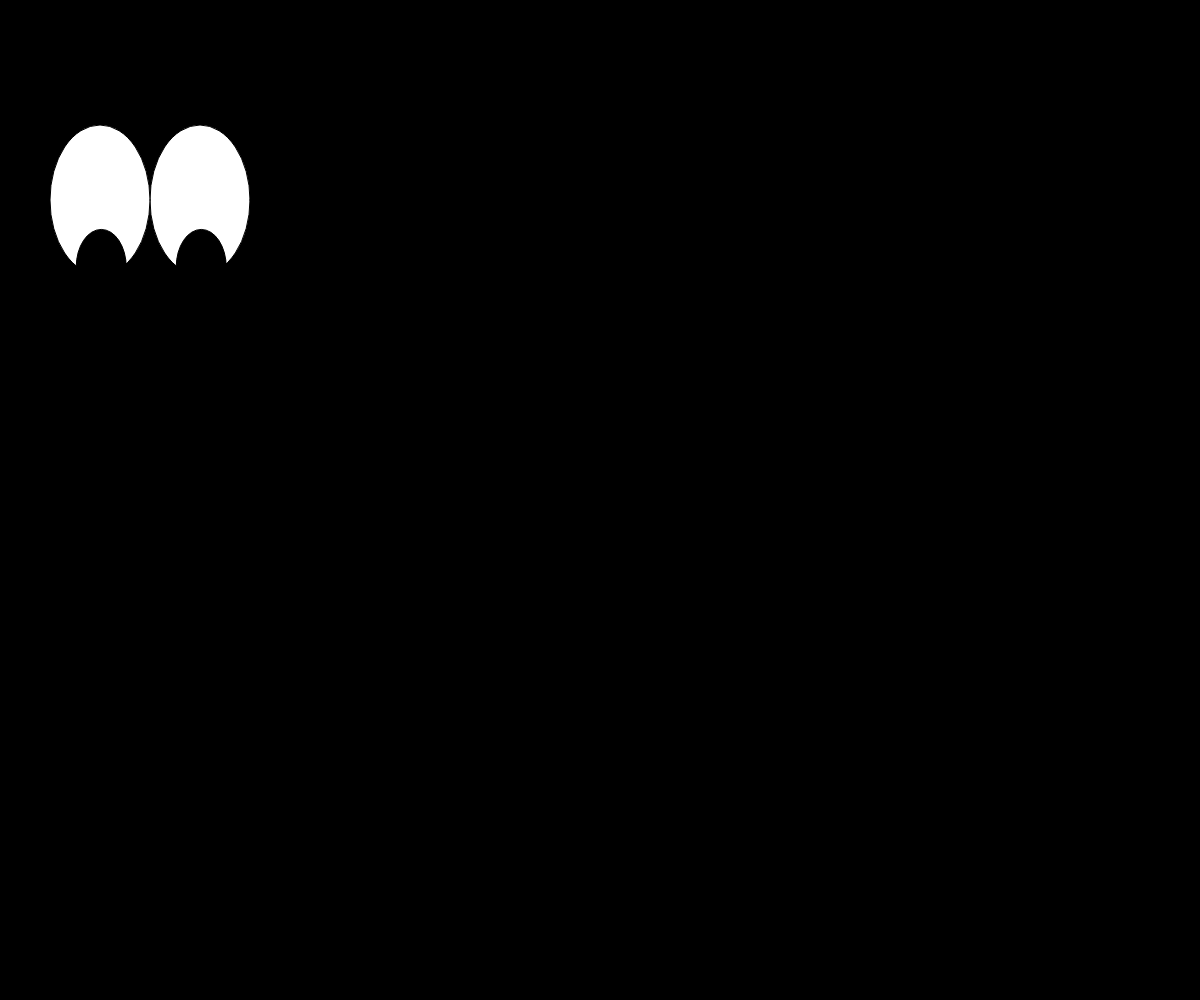
Frame 1 (no input)
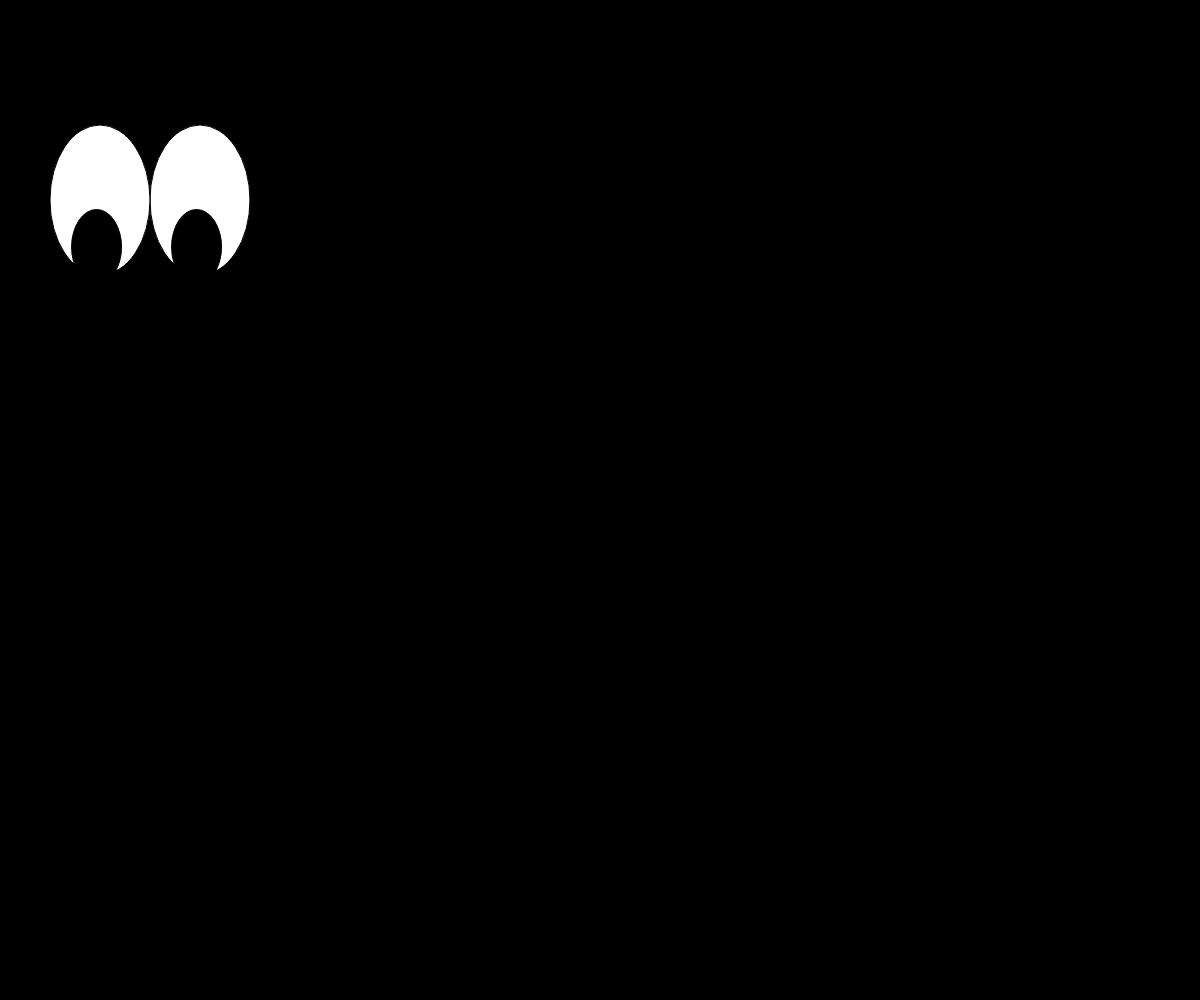
Frame 60 (no input)
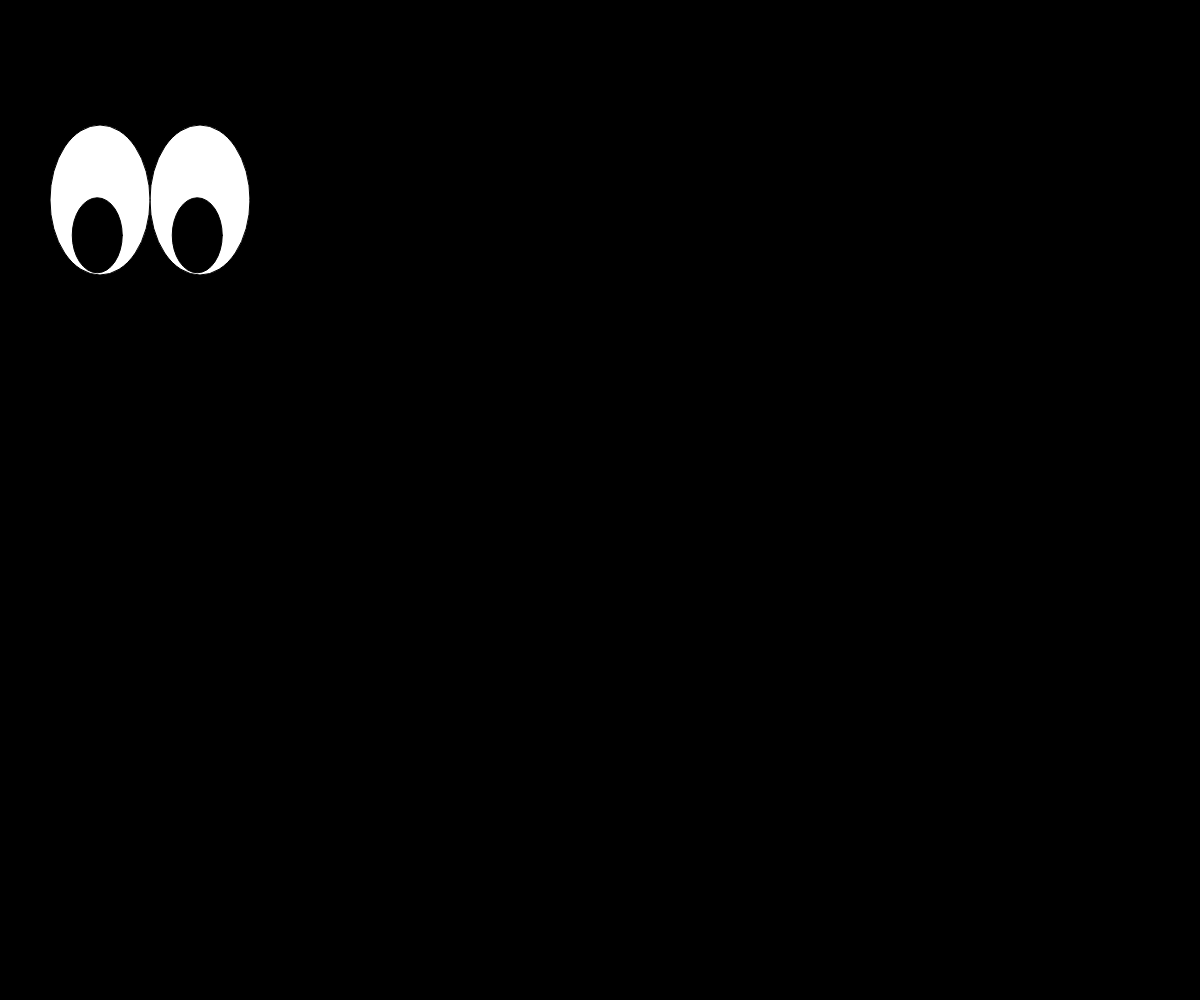
Frame 120 (the mouse pressed at the canvas centre since frame 60)

The p5.js sketch that drew these frames (run headless with seeded random() and noise() and a simulated clock; from frame 60 on, the mouse is pressed at the canvas centre):

// p5.js sketch
// ── sketch.js
let eye1;
let eye2;

function setup() {
  createCanvas(windowWidth, windowHeight);
  angleMode(DEGREES);
  colorMode(HSB);

  eye1 = new EyeBall(200,200,100,150,0,100);
  eye2 = new EyeBall(100,200,100,150,0,100);

  // to make the eyes look in the same direction
  // set r and t values to the same numbers

  // to have them look in different directions
  // set r and t to different values

}

function draw() {
  background(0);
  eye1.display();
  eye2.display();
}

class EyeBall {
  constructor(x, y, w, h, r, t){ //question: where does it know w is width? // question 2 code formatting shortcut // question 3 why are r and t highlighted differently
    this.x = x;
    this.y = y;

    this.w = w; // width
    this.h = h; // height

    this.speed = 0.005;
    this.noiseR = r;
    this.noiseT = t;
  }

  display() {
    push();
    translate(this.x,this.y);

    fill(255); // set the fill to white
    ellipse(0,0,this.w,this.h); // for me: switched this variables here from eyeWidth

    let eyeTheta = noise(this.noiseT)*360;
    let eyeXRadius = noise(this.noiseR)*this.w/2;
    let eyeYRadius = noise(this.noiseR)*this.y/2;

    let eyeX = cos(eyeTheta) * eyeXRadius;
    let eyeY = sin(eyeTheta) * eyeYRadius;

    fill(0); // set fill to black
    ellipse(eyeX,eyeY,this.w/2, this.h/2);

    this.noiseR = this.noiseR + this.speed;
    this.noiseT = this.noiseT + this.speed;
    pop();
  }
}
